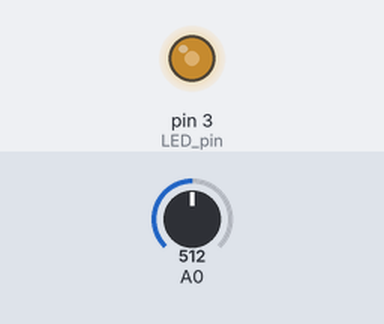
Simulated run of this sketch. Board: Arduino Uno, built with avr-gcc and run on an emulated ATmega328P. Shown: output pins drawn as LEDs (lit = HIGH). The inputs (shaded band) are chosen by the test bench; at power-on: A0 = 512.

Above: at 1.2 s.
1.3 s: A0 set to 716
At 1.7 s:
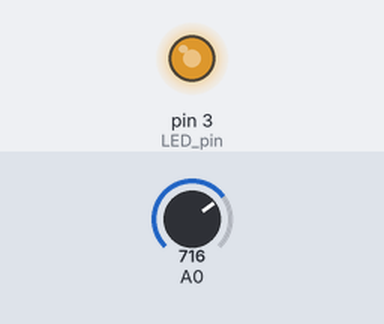
2.8 s: A0 set to 900
At 4.0 s:
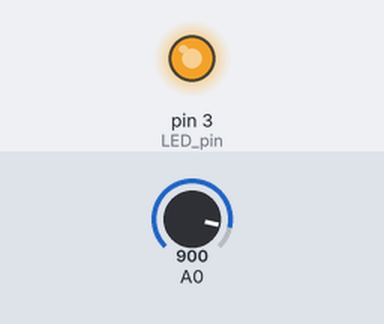
4.3 s: A0 set to 122
At 5.2 s:
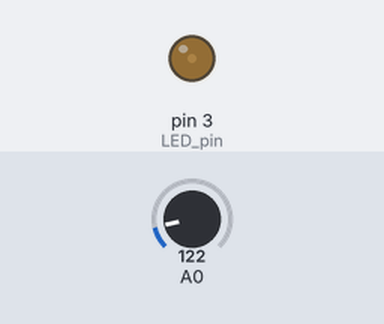
5.8 s: A0 set to 0
At 6.3 s:
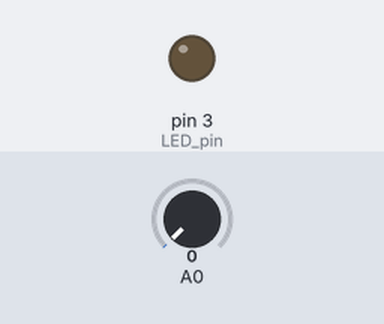
Timing chart, 0 to 8.3 s (numbered marks = the images above; inputs shaded):
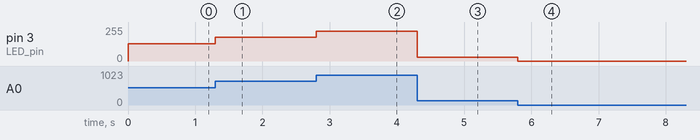

Measured:
- after the input at 1.3 s, pin 3 (LED_pin): 128/255 → 179/255 at once
- after the input at 2.8 s, pin 3 (LED_pin): 179/255 → 225/255 at once
- after the input at 4.3 s, pin 3 (LED_pin): 225/255 → 30/255 at once
- after the input at 5.8 s, pin 3 (LED_pin): 30/255 → 0/255 at once

The sketch:

13_07_LED_brightness_cotrol_used_varialbe_reg.ino
```cpp
int LED_pin = 3;			// LED 연결 핀

void setup()
{
  pinMode(LED_pin, OUTPUT);
}

void loop()
{
  int analogInput = analogRead(A0);		// 가변 저항 값 읽기
  int brightness = analogInput / 4;		// 0~1023 범위를 0~255사이 밝기로 바꿈
  analogWrite(LED_pin, brightness);		// PWM 신호 출력
}
```
